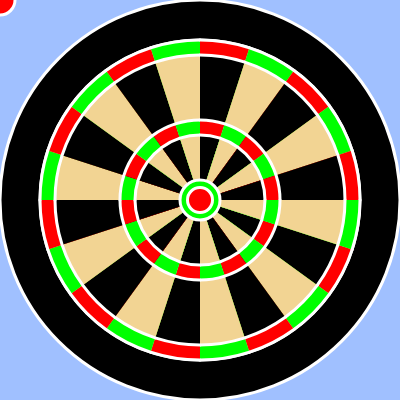
Frame 1 (no input)
Frame 60 (no input): identical to frame 1, image omitted
Frame 120 (the mouse pressed at the canvas centre since frame 60): identical to frame 1, image omitted

The p5.js sketch that drew this single still picture (run headless with seeded random() and noise() and a simulated clock; from frame 60 on, the mouse is pressed at the canvas centre):

// p5.js sketch
// ── sketch.js
// 最終課題を制作しよう
let X,Y,vx,vy;

function setup(){
  createCanvas(400, 400);
  stroke(255);
  strokeWeight(3);
  background(160, 192, 255);
X=0;Y=0;
vx=0;vy=0;
}
function mouseClicked(){
vx+=(mouseX-X)/50;vy+=(mouseY-Y)/50;
}
function draw(){
  background(160, 192, 255);
  fill(0);
  ellipse(200,200,width);
  fill(242, 212, 147);
  ellipse(200,200,320,320);
  let x=1/10; let y=1/5;
  while(x<2)
  { fill(255,0,0);
   arc(200,200,320,320,x*PI,y*PI);
   fill(0);
   arc(200,200,290,290,x*PI,y*PI);
   fill(255,0,0);
   arc(200,200,160,160,x*PI,y*PI);
   fill(0);
   arc(200,200,130,130,x*PI,y*PI);

   fill(0,255,0);
     arc(200,200,320,320,x*PI+1/10*PI,y*PI+1/10*PI);
     fill(242,212,147);
     arc(200,200,290,290,x*PI+1/10*PI,y*PI+1/10*PI);
     fill(0,255,0);
     arc(200,200,160,160,x*PI+1/10*PI,y*PI+1/10*PI);
     fill(242,212,147);
     arc(200,200,130,130,x*PI+1/10*PI,y*PI+1/10*PI);
   x+=1/5; y+=1/5; }

  fill(0,255,0);
    ellipse(200,200,40);
  fill(255,0,0);
    ellipse(200,200,25);

 ellipse(X,Y,30);
 X+=vx; Y+=vy;
 if(X < 0 || X > width){ vx = -1 * vx; }
 if(Y< 0 || Y > height){ vy = -1 * vy; }
 if(X>=190&&X<=210&&Y>=190&&Y<=210){vx=0;vy=0}
}
